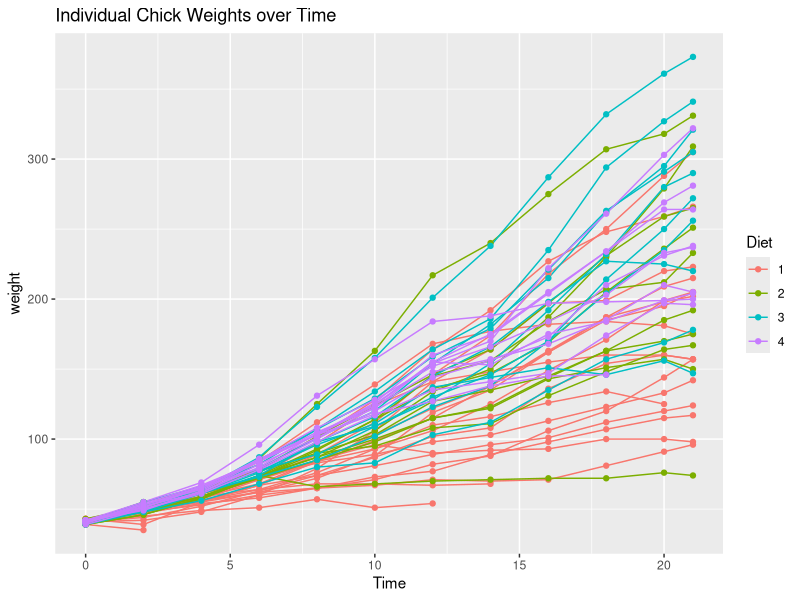
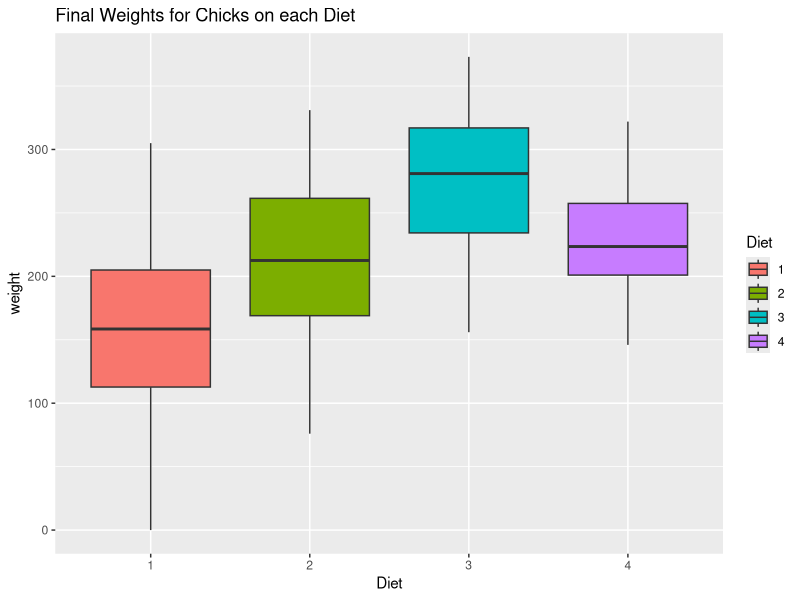

Recreate these plots in R, in order. (Note: this script raises an error after producing the figures.)
#ChickWeight
library(ggplot2)
data("ChickWeight")

summary(ChickWeight)
#All chicks weight against time

diet1 <- subset(ChickWeight, ChickWeight$Diet == 1)
diet2 <- subset(ChickWeight, ChickWeight$Diet == 2)
diet3 <- subset(ChickWeight, ChickWeight$Diet == 3)
diet4 <- subset(ChickWeight, ChickWeight$Diet == 4)

#diet1$Diet <- NULL
#diet2$Diet <- NULL
#diet3$Diet <- NULL
#diet4$Diet <- NULL

#Aggregate subsets for each diet, remove below 75 as assumed to have died (or probably will be soon)
chicks1 <- aggregate(weight ~ Chick + Diet, data=diet1, FUN=function(x){if(max(x) >= 75){max(x)}else{0}}) 
chicks2 <- aggregate(weight ~ Chick + Diet, data=diet2, FUN=function(x){if(max(x) >= 75){max(x)}else{0}}) 
chicks3 <- aggregate(weight ~ Chick + Diet, data=diet3, FUN=function(x){if(max(x) >= 75){max(x)}else{0}}) 
chicks4 <- aggregate(weight ~ Chick + Diet, data=diet4, FUN=function(x){if(max(x) >= 75){max(x)}else{0}}) 

chicksP <- aggregate(weight~ Diet, data=ChickWeight, FUN=function(x){(sum(max(x))/length(max(x)))/ 21})
print(chicksP)

chicks <- rbind(chicks1, chicks2, chicks3, chicks4)


#Make Graphs
#Chick weight over time
cWeights <- ggplot(ChickWeight, aes(x = Time, y = weight, group=Chick, colour=Diet)) + geom_line() 
cWeights + geom_point() + ggtitle("Individual Chick Weights over Time")

#Final chick weights boxplot
fWeights <- ggplot(chicks, aes(x = Diet, y = weight, fill=Diet)) + geom_boxplot(outlier.colour="black", outlier.shape=22, outlier.size=2)
fWeights + ggtitle("Final Weights for Chicks on each Diet")

#Weird piechart of growth rates per diet
grRate <- ggplot(chicksP, aes(x = weight, colour=Diet)) +
  geom_bar(width = 1.00, colour=Diet)
grRate + coord_polar() + ggtitle("Average Growth Rates per Diet")
